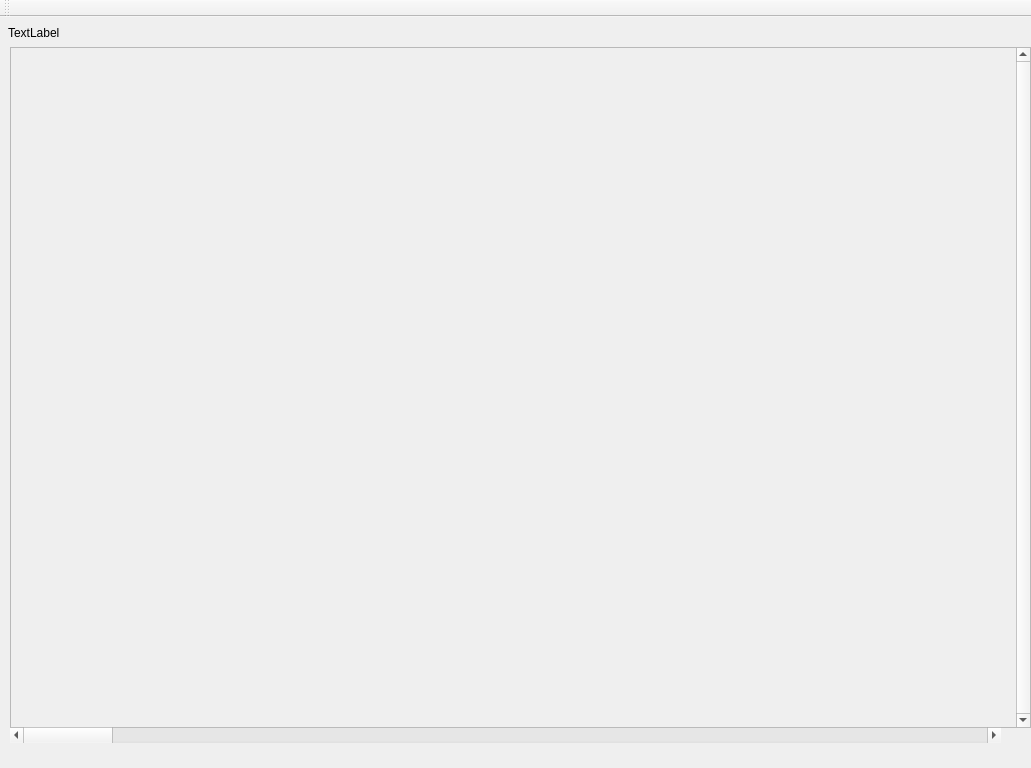
<?xml version="1.0" encoding="UTF-8"?>
<ui version="4.0">
 <class>MainWindow</class>
 <widget class="QMainWindow" name="MainWindow">
  <property name="geometry">
   <rect>
    <x>0</x>
    <y>0</y>
    <width>1031</width>
    <height>768</height>
   </rect>
  </property>
  <property name="sizeIncrement">
   <size>
    <width>10</width>
    <height>10</height>
   </size>
  </property>
  <property name="windowTitle">
   <string comment="Octopus 0.1" extracomment="Octopus 0.1">Octopus 0.1</string>
  </property>
  <widget class="QWidget" name="centralWidget">
   <property name="sizePolicy">
    <sizepolicy hsizetype="Ignored" vsizetype="Ignored">
     <horstretch>0</horstretch>
     <verstretch>0</verstretch>
    </sizepolicy>
   </property>
   <property name="sizeIncrement">
    <size>
     <width>100</width>
     <height>100</height>
    </size>
   </property>
   <property name="baseSize">
    <size>
     <width>1</width>
     <height>1</height>
    </size>
   </property>
   <property name="layoutDirection">
    <enum>Qt::LeftToRight</enum>
   </property>
   <widget class="QScrollBar" name="horizontalScrollBar">
    <property name="geometry">
     <rect>
      <x>10</x>
      <y>710</y>
      <width>991</width>
      <height>16</height>
     </rect>
    </property>
    <property name="sizePolicy">
     <sizepolicy hsizetype="Ignored" vsizetype="Fixed">
      <horstretch>0</horstretch>
      <verstretch>0</verstretch>
     </sizepolicy>
    </property>
    <property name="orientation">
     <enum>Qt::Horizontal</enum>
    </property>
   </widget>
   <widget class="QScrollArea" name="scrollArea">
    <property name="geometry">
     <rect>
      <x>10</x>
      <y>30</y>
      <width>1021</width>
      <height>681</height>
     </rect>
    </property>
    <property name="sizePolicy">
     <sizepolicy hsizetype="Ignored" vsizetype="Ignored">
      <horstretch>0</horstretch>
      <verstretch>0</verstretch>
     </sizepolicy>
    </property>
    <property name="verticalScrollBarPolicy">
     <enum>Qt::ScrollBarAlwaysOn</enum>
    </property>
    <property name="horizontalScrollBarPolicy">
     <enum>Qt::ScrollBarAlwaysOff</enum>
    </property>
    <property name="widgetResizable">
     <bool>true</bool>
    </property>
    <widget class="QWidget" name="scrollAreaWidgetContents_2">
     <property name="geometry">
      <rect>
       <x>0</x>
       <y>0</y>
       <width>1006</width>
       <height>679</height>
      </rect>
     </property>
     <property name="sizePolicy">
      <sizepolicy hsizetype="Ignored" vsizetype="Ignored">
       <horstretch>0</horstretch>
       <verstretch>0</verstretch>
      </sizepolicy>
     </property>
     <widget class="QWidget" name="layoutWidget">
      <property name="geometry">
       <rect>
        <x>0</x>
        <y>0</y>
        <width>991</width>
        <height>681</height>
       </rect>
      </property>
      <layout class="QVBoxLayout" name="verticalLayout">
       <item>
        <widget class="QWidget" name="trackArea" native="true">
         <property name="sizePolicy">
          <sizepolicy hsizetype="Ignored" vsizetype="Ignored">
           <horstretch>0</horstretch>
           <verstretch>0</verstretch>
          </sizepolicy>
         </property>
        </widget>
       </item>
       <item>
        <spacer name="verticalSpacer">
         <property name="orientation">
          <enum>Qt::Vertical</enum>
         </property>
         <property name="sizeHint" stdset="0">
          <size>
           <width>20</width>
           <height>40</height>
          </size>
         </property>
        </spacer>
       </item>
      </layout>
     </widget>
    </widget>
   </widget>
   <widget class="QLabel" name="timeLine">
    <property name="geometry">
     <rect>
      <x>8</x>
      <y>0</y>
      <width>1001</width>
      <height>31</height>
     </rect>
    </property>
    <property name="sizePolicy">
     <sizepolicy hsizetype="Ignored" vsizetype="Preferred">
      <horstretch>0</horstretch>
      <verstretch>0</verstretch>
     </sizepolicy>
    </property>
    <property name="sizeIncrement">
     <size>
      <width>100</width>
      <height>100</height>
     </size>
    </property>
    <property name="baseSize">
     <size>
      <width>100</width>
      <height>100</height>
     </size>
    </property>
    <property name="text">
     <string>TextLabel</string>
    </property>
   </widget>
   <zorder>scrollArea</zorder>
   <zorder>horizontalScrollBar</zorder>
   <zorder>timeLine</zorder>
  </widget>
  <widget class="QMenuBar" name="menuBar">
   <property name="geometry">
    <rect>
     <x>0</x>
     <y>0</y>
     <width>1031</width>
     <height>25</height>
    </rect>
   </property>
  </widget>
  <widget class="QToolBar" name="mainToolBar">
   <property name="enabled">
    <bool>true</bool>
   </property>
   <property name="movable">
    <bool>true</bool>
   </property>
   <property name="allowedAreas">
    <set>Qt::AllToolBarAreas</set>
   </property>
   <property name="iconSize">
    <size>
     <width>24</width>
     <height>24</height>
    </size>
   </property>
   <attribute name="toolBarArea">
    <enum>TopToolBarArea</enum>
   </attribute>
   <attribute name="toolBarBreak">
    <bool>false</bool>
   </attribute>
  </widget>
 </widget>
 <layoutdefault spacing="6" margin="11"/>
 <resources/>
 <connections/>
</ui>
